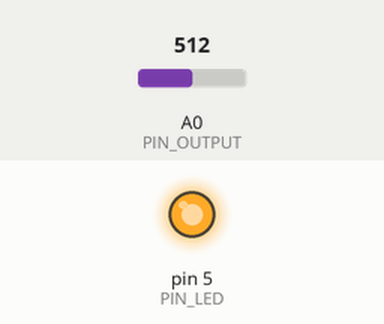
Simulated run of this sketch. Board: Arduino Uno, built with avr-gcc and run on an emulated ATmega328P. Shown: output pins drawn as LEDs (lit = HIGH). Inputs (shaded band) come from the test bench; at power-on: A0 (PIN_OUTPUT) = 512. What the sketch prints to the serial monitor is not drawn.

Above: at 1.8 s.
1.9 s: A0 (PIN_OUTPUT) set to 617
3.4 s: A0 (PIN_OUTPUT) set to 653
Timing chart, 0 to 6.4 s (numbered marks = the images above; inputs shaded):
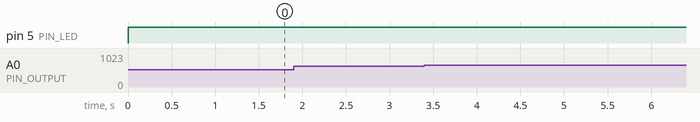

The sketch:

GP2Y1010AU0F-TEST.ino
```cpp
/*
  夏普GP2Y1010AU0F空气质量检测器
  Created by fantasymaker <http://blog.fantasymaker.cn>, Jan 10, 2016.
*/

#include "GP2Y1010AU0F.h"

#define PIN_LED 5
#define PIN_OUTPUT A0

GP2Y1010AU0F GP2Y1010AU0F(PIN_LED, PIN_OUTPUT);

void setup() {
  Serial.begin(9600);
}

void loop() {
  double outputV = GP2Y1010AU0F.getOutputV(); //采样获取输出电压
  double ugm3 = GP2Y1010AU0F.getDustDensity(outputV); //计算灰尘浓度
  double aqi = GP2Y1010AU0F.getAQI(ugm3); //计算aqi
  int gradeInfo = GP2Y1010AU0F.getGradeInfo(aqi); //计算级别
  String grade;
  switch (gradeInfo) {
    case GRADE_PERFECT:
      grade = String("GRADE_PERFECT");
      break;
    case GRADE_GOOD:
      grade = String("GRADE_GOOD");
      break;
    case GRADE_POLLUTED_MILD:
      grade = String("GRADE_POLLUTED_MILD");
      break;
    case GRADE_POLLUTED_MEDIUM:
      grade = String("GRADE_POLLUTED_MEDIUM");
      break;
    case GRADE_POLLUTED_HEAVY:
      grade = String("GRADE_POLLUTED_HEAVY");
      break;
    case GRADE_POLLUTED_SEVERE:
      grade = String("GRADE_POLLUTED_SEVERE");
      break;
  }
  //打印到串口
  Serial.println(String("outputV=") + outputV + "\tug/m3=" + ugm3 + "\tAQI=" + aqi + "\tgrade=" + grade);

  //间隔
  delay(1000);
}
```
